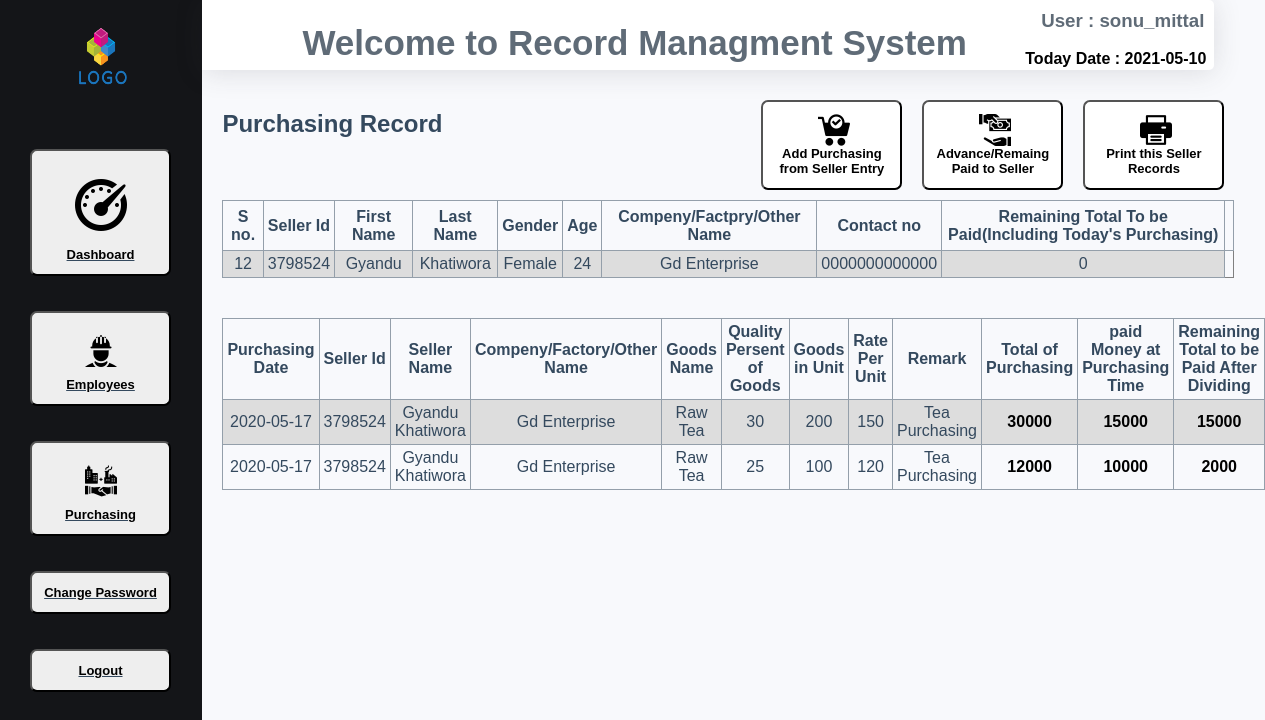
Screenshot of /admin_index.php?purchasing_from_seller&user=sonu_mittal&purchase_id=12 (signed in) with the database file from the repository.
### tables this page shows
CREATE TABLE IF NOT EXISTS `seller_profile` (
  `id` int(10) NOT NULL AUTO_INCREMENT,
  `seller_profile_uniqe_code` varchar(10) NOT NULL,
  `seller_first_name` varchar(30) NOT NULL,
  `seller_last_name` varchar(30) NOT NULL,
  `gender` varchar(10) NOT NULL,
  `age` varchar(20) NOT NULL,
  `seller_company_factory_other_name` varchar(40) NOT NULL,
  `seller_contact_no` varchar(15) NOT NULL,
  `seller_full_address` varchar(50) NOT NULL,
  `seller_profile_creation_date` date NOT NULL,
  PRIMARY KEY (`id`)
);

CREATE TABLE IF NOT EXISTS `purchaing_from_seller` (
  `id` int(11) NOT NULL AUTO_INCREMENT,
  `date` date NOT NULL,
  `seller_profile_s_no_id` varchar(30) NOT NULL,
  `seller_name` varchar(30) NOT NULL,
  `seller_code` varchar(30) NOT NULL,
  `company_factory_other_name` varchar(50) NOT NULL,
  `goods_name` varchar(40) NOT NULL,
  `goods_in_unit` varchar(50) NOT NULL,
  `rate_per_unit` varchar(20) NOT NULL,
  `total_money_of_purchase` varchar(40) NOT NULL,
  `quality_percent_of_goods` varchar(20) NOT NULL,
  `paid_money_to_seller_at_purchasing_time` varchar(30) NOT NULL,
  `remark` varchar(50) NOT NULL,
  PRIMARY KEY (`id`)
);

### 6_purchasing_from_seller.php (the view, shortened to what this page needs)
<?php
 include_once('connection.php');
    if(!isset($_SESSION['logged'])&&$_SEESION['logged2']!='true')
    {
        echo "<script>window.location.assign('index.php')</script>";
        exit();
    }
    else
    {
          $session_name=$_SESSION['logged'];
        $id=$_GET['purchase_id'];
?>
<div class="cotent_box">
         <a href='admin_index.php?print_seller_record_by_id&user=<?php echo $session_name ?>&purchase_id=<?php echo $id ?>'> <button name='form_seller' style='float:right;margin:10px;'><img src='images/print.png' alt='form' style='display:block;margin-left:43px;'>Print this Seller Records</button></a>
         <a href='admin_index.php?advance_remaining_paid_to_seller_record&user=<?php echo $session_name ?>&purchase_id=<?php echo $id ?>'> <button name='form_seller' style='float:right;margin:10px;'><img src='images/pay.png' alt='form' style='display:block;margin-left:43px;'>Advance/Remaing Paid to Seller</button></a>
         <a href='admin_index.php?purchasing_of_today_from_seller_form&user=<?php echo $session_name ?>&purchase_id=<?php echo $id ?>'> <button name='form_seller' style='float:right;margin:10px;'><img src='images/p.png' alt='form' style='display:block;margin-left:43px;'>Add Purchasing from Seller Entry</button></a>
<?php
    include_once('7_purchaing_from_seller_table1_for_include.php');
    ?>
    <table border="1" class="show_table" width="83%" style="margin-top:40px;">
        <tr height="50px">
            <th>Purchasing Date</th>
             <th>Seller Id</th>
            <th>Seller Name</th>
            <th>Compeny/Factory/Other Name</th>
            <th>Goods Name</th>
            <th>Quality Persent of Goods</th>
            <th>Goods in Unit</th>
            <th>Rate Per Unit</th>
                <th>Remark</th>
            <th>Total of Purchasing</th>
            <th>paid Money at Purchasing Time</th>
            <th>Remaining Total to be Paid After Dividing</th>
        </tr>
        <?php
$query="select * from purchaing_from_seller where seller_profile_s_no_id='$id' order by id desc";
    $row=mysqli_query($connection,$query);
   while($result=mysqli_fetch_array($row)){
       $remaining_total_to_be_paid=$result['9']-$result['11'];
echo "<td>".$result['1']."</td>";
echo "<td>".$result['4']."</td>";
echo "<td>".$result['3']."</td>";
echo "<td>".$result['5']."</td>";
echo "<td>".$result['6']."</td>";
echo "<td>".$result['10']."</td>";
echo "<td>".$result['7']."</td>";
echo "<td>".$result['8']."</td>";
 echo "<td>".$result['12']."</td>";
echo "<td style='font-weight:700;color:#000;'>".$result['9']."</td>";
echo "<td style='font-weight:700;color:#000;'>".$result['11']."</td>";
     if($remaining_total_to_be_paid===0)
       {
echo "<td>".$remaining_total_to_be_paid."</td></tr>";
       }
       else
       {
    echo "<td style='font-weight:800;color:#000;'>".$remaining_total_to_be_paid."</td></tr>";
       }
       }
        ?>
    </table>
</div>
<?php } ?>

### 7_purchaing_from_seller_table1_for_include.php
    <?php
 include_once('connection.php');
    if(!isset($_SESSION['logged'])&&$_SEESION['logged2']!='true')
    {
        echo "<script>window.location.assign('index.php')</script>";
        exit();
    }
    else
    { ?>
    <table border="1" class="show_table" width="83%">
        <tr height="50px">
            <th>S no.</th>
            <th>Seller Id</th>
            <th>First Name</th>
            <th>Last Name</th>
            <th>Gender</th>
            <th>Age</th>
            <th>Compeny/Factpry/Other Name</th>
            <th>Contact no</th>
            <th>Remaining Total To be Paid(Including Today's Purchasing)<th>
        </tr>
        <?php
        $id=$_GET['purchase_id'];
$query="select * from seller_profile where id='$id'";
    $row=mysqli_query($connection,$query);
    $result=mysqli_fetch_array($row);
echo "<tr><td>".$result['0']."</td>";
echo "<td>".$result['1']."</td>";
echo "<td>".$result['2']."</td>";
echo "<td>".$result['3']."</td>";
echo "<td>".$result['4']."</td>";
echo "<td>".$result['5']."</td>";
echo "<td>".$result['6']."</td>";
echo "<td>".$result['7']."</td>";
     $remaining_total=0;
     $query="select * from purchaing_from_seller where seller_profile_s_no_id='$id'";
    $row=mysqli_query($connection,$query);
    while($record1=mysqli_fetch_array($row))
    {
        $remaining_total=$remaining_total+($record1['9']-$record1['11']);
    }
         $advance_remaining_paid_total=0;
     $query="select * from advance_remaining_paid_to_seller_record where seller_profile_s_no_id='$id'";
    $row=mysqli_query($connection,$query);
    while($record1=mysqli_fetch_array($row))
    {
        $advance_remaining_paid_total=$advance_remaining_paid_total+$record1['7'];
    }
$remaining_total=$remaining_total-$advance_remaining_paid_total;
            if($remaining_total<0)
       {
echo "<td style='font-weight:800;color:red;'>$remaining_total</td>";
       }
        else if($remaining_total===0)
       {
echo "<td>$remaining_total</td>";
       }
       else
       {
    echo "<td style='font-weight:800;color:#000;'>".$remaining_total."</td></tr>";
       }
        ?>
    </table>
    <?php } ?>

### css/css.css (style rules this page uses)
body,html { margin: 0; padding: 0; height: 100%; color: #34495e; background:#F8F9FC; font-family: arial, sans-serif; }
table { border-collapse: collapse; width: 100%; }
td, th { border: 1px solid #949faa; text-align: center; padding: 4px; }
tr:nth-child(even) { background-color: #dddddd; }
.nav nav button,section .content button { display: block; text-align: center; padding: 12px; width: 141px; margin: 35px 30px; border-radius: 7px; font-size: 13px; font-weight: 700; background: #fff; }

### rows the page displays
seller_profile: id "12", seller_profile_uniqe_code "3798524", seller_first_name "Gyandu", seller_last_name "Khatiwora", gender "Female", age "24", seller_company_factory_other_name "Gd Enterprise", seller_contact_no "0000000000000"
purchaing_from_seller: date "2020-05-17", seller_code "3798524", seller_name "Gyandu Khatiwora", company_factory_other_name "Gd Enterprise", goods_name "Raw Tea", quality_percent_of_goods "30", goods_in_unit "200", rate_per_unit "150", remark "Tea Purchasing", total_money_of_purchase "30000", paid_money_to_seller_at_purchasing_time "15000"
purchaing_from_seller: date "2020-05-17", seller_code "3798524", seller_name "Gyandu Khatiwora", company_factory_other_name "Gd Enterprise", goods_name "Raw Tea", quality_percent_of_goods "25", goods_in_unit "100", rate_per_unit "120", remark "Tea Purchasing", total_money_of_purchase "12000", paid_money_to_seller_at_purchasing_time "10000", remaining_total_to_be_paid "2000"

### other values shown
$session_name "sonu_mittal"
$remaining_total "0"
